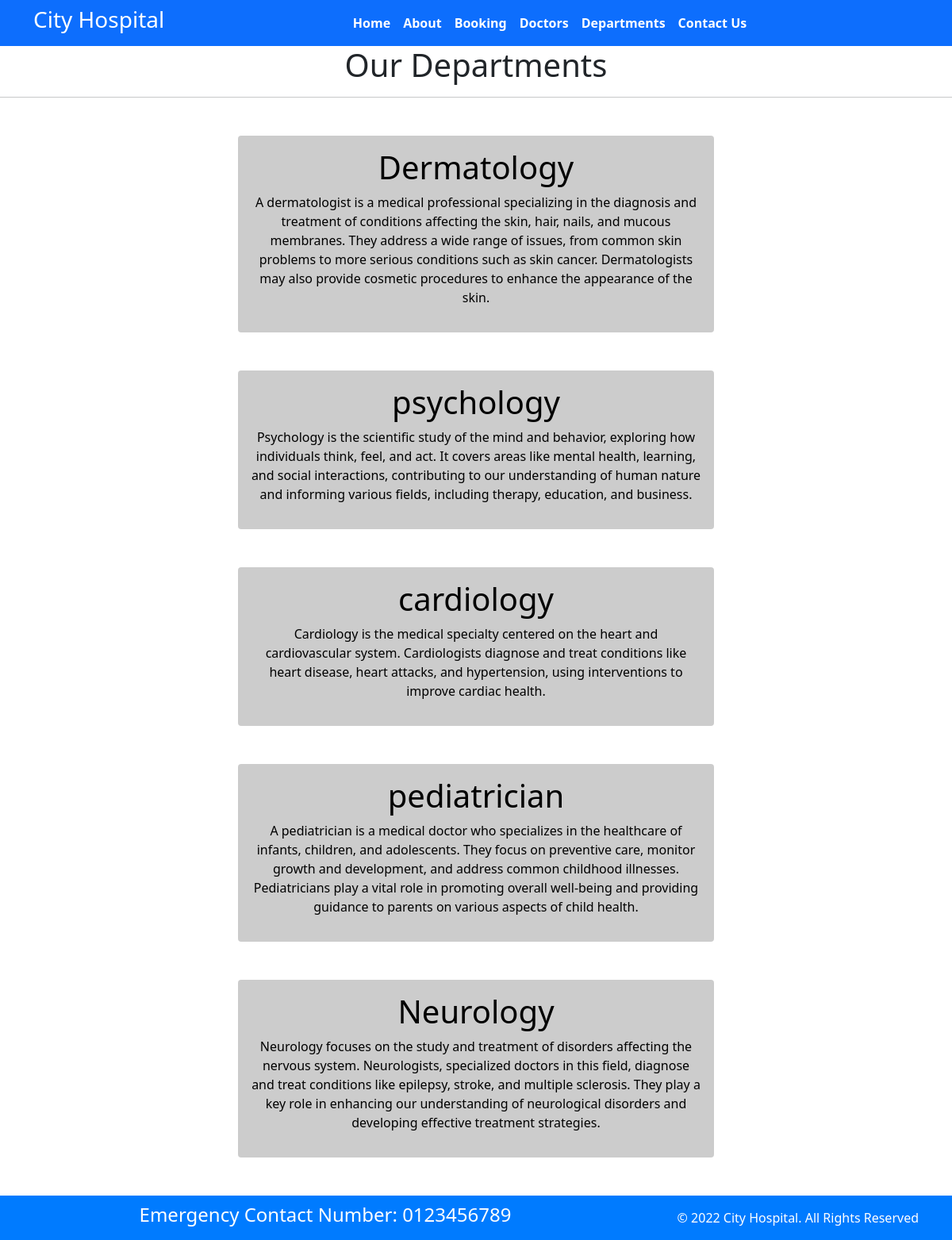
Screenshot of /department with the database file from the repository.
### home/models.py (models this page shows, shortened)
class Departments(models.Model):
    dep_name = models.CharField(max_length=255)
    dep_description = models.TextField()

### home/views.py (the view)
# urls.py: path('department',views.department,name='department'),
def department(request):
    dict_dept = {
        'dept':Departments.objects.all()
    }
    return render(request,'department.html',dict_dept)

### templates/department.html (shortened to what this page needs)
{% extends 'base.html' %}
{% block content %}
<h1 class="text-center">Our Departments </h1>
<hr>
{% for d in dept %}
<div class="mx-auto w-50 text-center text-black p-3 my-5 boder-warning rounded" style="background-color: #ccc;">
    <h1>{{d.dep_name}}</h1>
    <p>{{d.dep_description}}</p>
</div>
{% endfor %}
{% endblock %}

### templates/base.html (style rules this page uses)
body { margin: 0; padding: 0; }

### rows the page displays
Departments: dep_name "Dermatology", dep_description "A dermatologist is a medical professional specializing in the diagnosis and treatment of conditions affecting the skin, hair, nails, and mucous membranes. They address a wide range of issues, from common skin problems to more serious conditions such as skin cancer. Dermatologists may also provide cosmetic procedures to enhance the appearance of the skin."
Departments: dep_name "psychology", dep_description "Psychology is the scientific study of the mind and behavior, exploring how individuals think, feel, and act. It covers areas like mental health, learning, and social interactions, contributing to our understanding of human nature and informing various fields, including therapy, education, and business."
Departments: dep_name "cardiology", dep_description "Cardiology is the medical specialty centered on the heart and cardiovascular system. Cardiologists diagnose and treat conditions like heart disease, heart attacks, and hypertension, using interventions to improve cardiac health."
Departments: dep_name "pediatrician", dep_description "A pediatrician is a medical doctor who specializes in the healthcare of infants, children, and adolescents. They focus on preventive care, monitor growth and development, and address common childhood illnesses. Pediatricians play a vital role in promoting overall well-being and providing guidance to parents on various aspects of child health."
Departments: dep_name "Neurology", dep_description "Neurology focuses on the study and treatment of disorders affecting the nervous system. Neurologists, specialized doctors in this field, diagnose and treat conditions like epilepsy, stroke, and multiple sclerosis. They play a key role in enhancing our understanding of neurological disorders and developing effective treatment strategies."
